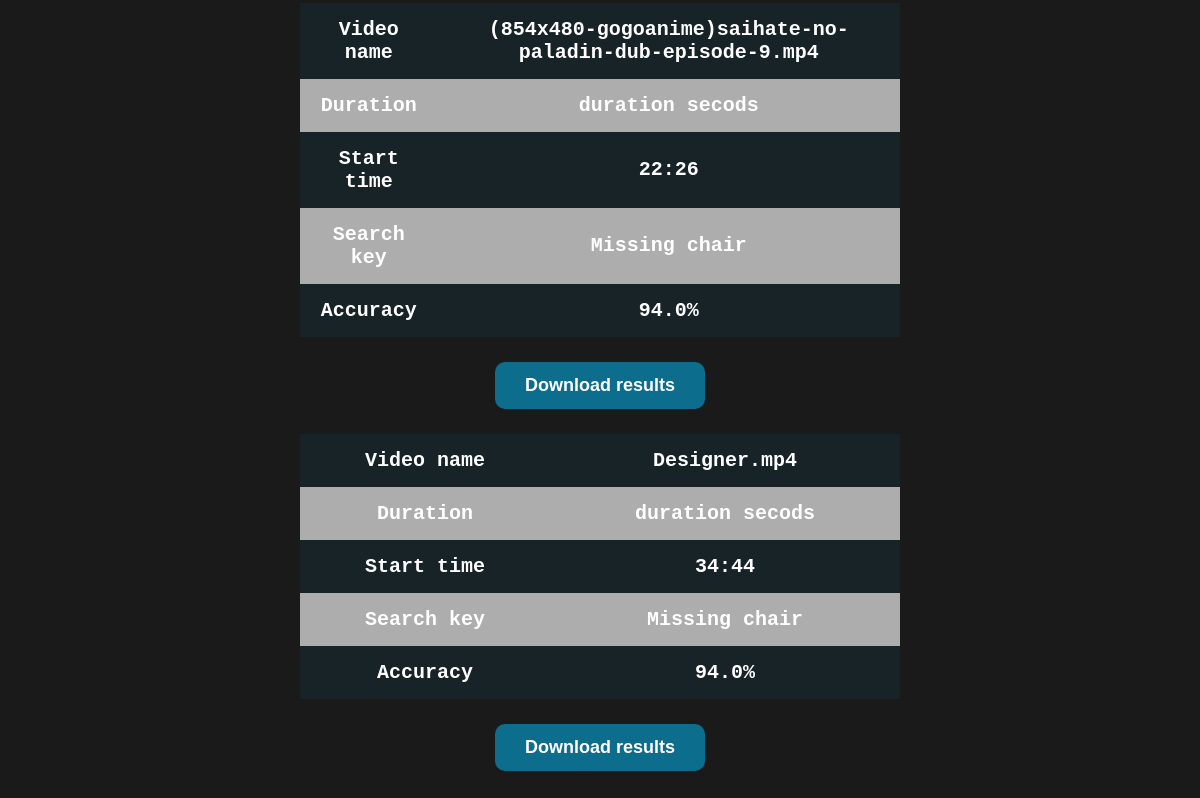
Before: /history (lower part) with the older database file.
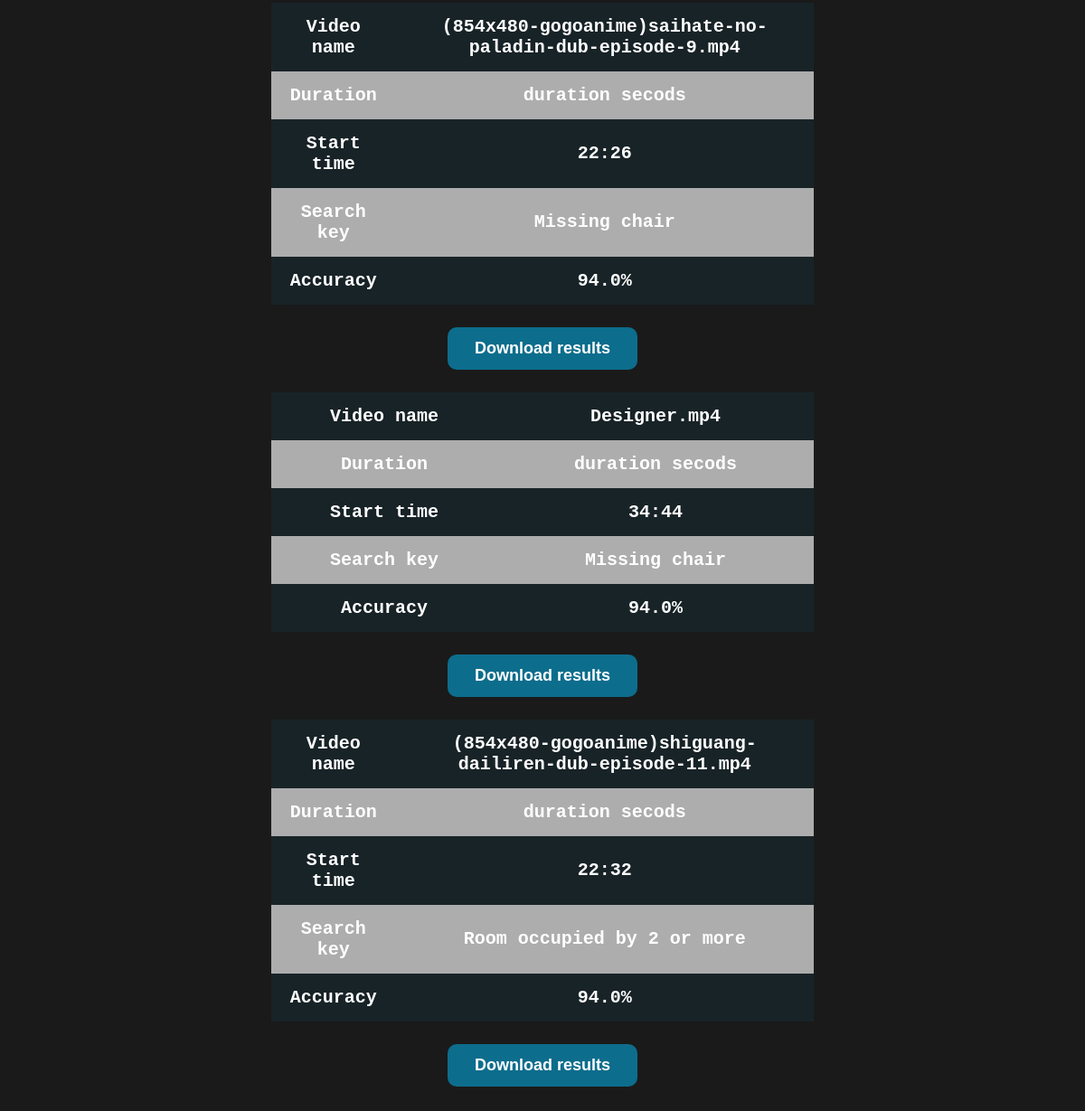
After: the same page with the newer database file.
### app.py (models this page shows, shortened)
class Metadata(db.Model):
        id = db.Column(db.Integer, primary_key=True)
        user_id = db.Column(db.Integer, nullable=False)
        duration = db.Column(db.String(16), nullable=False)
        startTime = db.Column(db.String(16), nullable=False)
        videoName = db.Column(db.String(200), nullable=False)
        searchKey = db.Column(db.String(100), nullable=False)
        accuracy = db.Column(db.Float, nullable=False)

### app.py (the view)
@app.route('/history')
def history():
    metadataList = Metadata.query.all()
    return render_template('history.html',metadataList = metadataList)

### templates/history.html (shortened to what this page needs)
<!DOCTYPE html>
<html>
<head>
    <link rel="stylesheet" href="{{ url_for('static', filename='historyStyle.css') }}">
</head>
<body>
    <main>
        {% for metadata in metadataList %}
            <section class="results">
                <table>
                    <tr>
                    <td>Video name</td>
                    <td>{{ metadata.videoName }}</td>
                    </tr>
                    <tr>
                    <td>Duration</td>
                    <td>{{ metadata.duration }} secods</td>
                    </tr>
                    <tr>
                    <td>Start time</td>
                    <td>{{ metadata.startTime }}</td>
                    </tr>
                    <tr>
                    <td>Search key</td>
                    <td> {{ metadata.searchKey }}</td>
                    </tr>
                    <tr>
                        <td>Accuracy</td>
                        <td> {{ metadata.accuracy }}%</td>
                    </tr>
                </table>
                <a href="/download/{{ metadata.id }}" class="button more">Download results</a>
            {% endfor %}
        </section>
    </main>
</body>
</html>

### static/historyStyle.css (style rules this page uses)
html { background-color: #1a1a1a; margin: 0; padding: 0; width: 100%; height: 100%; }
body { margin: 0; padding: 0; width: 100%; height: 100%; text-align: center; }
main { width: 100%; }
table { border-collapse: collapse; width: 50%; margin-top: 50px; font-weight: bold; font-size: 20px; color:white; font-family: 'Courier New', Courier, monospace; margin: auto; }
tr { background-color: rgba(14, 121, 156, 0.1); text-overflow: ellipsis; }
tr:nth-child(even) { background-color: rgb(211, 211, 211 , .8); }
.button { display: block; font-family: Arial, Helvetica, sans-serif; font-weight: bolder; width: fit-content; margin: auto; padding: 13px 30px; font-size: 18px; margin-top: 50px; border-radius: 10px; text-decoration: none; background-color: #00bfff; color: #fff; }
.more { background-color: rgb(0, 191, 255 , 0.5); margin-top: 25px; margin-bottom: 25px; }

Changed rows visible on the page:
added Metadata: videoName "(854x480-gogoanime)shiguang-dailiren-dub-episode-11.mp4", duration "duration", startTime "22:32", searchKey "Room occupied by 2 or more", accuracy "94.0"
